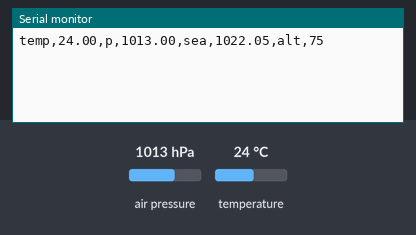
The sketch below on a simulated Arduino Uno, built with avr-gcc and run on an emulated ATmega328P. Parts: the last lines printed to the serial monitor. Inputs (shaded band) come from the test bench; at power-on: air pressure 1013 hPa, temperature 24 °C.

Above: at 18.0 s.
18.1 s: air pressure set to 952 hPa
At 20.5 s:
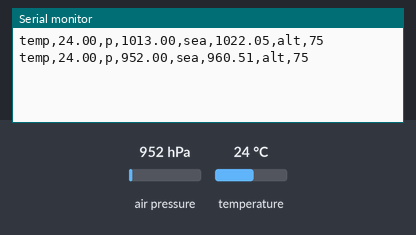
33.1 s: temperature set to 12 °C
At 40.6 s:
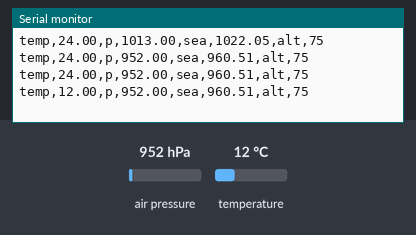
48.1 s: air pressure set to 975 hPa
At 50.6 s:
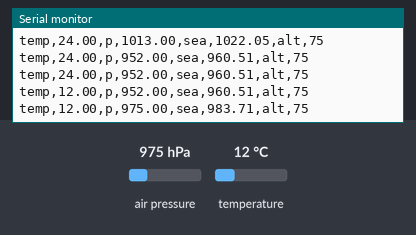
Timing chart, 0 to 52.1 s (numbered marks = the images above; inputs shaded):
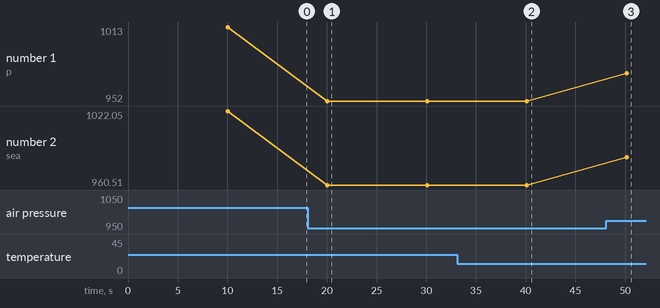

The sketch:

BMP180.ino
```cpp
// Based on SparkFun example ...

#include <SFE_BMP180.h>
#include <Wire.h>

SFE_BMP180 pressure;

#define ALTITUDE 75.0 // Altitude of home

void setup()
{
  Serial.begin(9600);

  // Initialize the sensor (it is important to get calibration values stored on the device).

  if (!pressure.begin())
  {
    // Oops, something went wrong, this is usually a connection problem,
    // see the comments at the top of this sketch for the proper connections.

    Serial.println("BMP180 init fail\n\n");
    while(1); // Pause forever.
  }
}

void loop()
{
  char status;
  double t, p, sea, a;

  delay(10000);

  status = pressure.startTemperature();
  if (status == 0)
  {
    Serial.println("error starting temperature measurement");
    return;
  }

  // Wait for the measurement to complete:
  delay(status);

  // Retrieve the completed temperature measurement:
  // Note that the measurement is stored in the variable T.
  // Function returns 1 if successful, 0 if failure.

  status = pressure.getTemperature(t);
  if (status == 0) {
    Serial.println("error retrieving temperature measurement");
    return;
  }

  status = pressure.startPressure(3);
  if (status == 0)
  {
    Serial.println("error retrieving temperature measurement");
    return;
  }

  // Wait for the measurement to complete:
  delay(status);

  status = pressure.getPressure(p,t);
  if (status == 0)
  {
    Serial.println("error retrieving pressure measurement");
    return;
  }

  sea = pressure.sealevel(p,ALTITUDE);

  // Print out the measurement:
  Serial.print("temp,");
  Serial.print(t,2);

  Serial.print(",p,");
  Serial.print(p,2);

  Serial.print(",sea,");
  Serial.print(sea,2);

  Serial.print(",alt,");
  Serial.print(ALTITUDE,0);

  Serial.println("");
}

// FIN
```

Measured:
- after the input at 18.1 s, the serial monitor: prints a new line after 2.0 s (image 1)
- after the input at 33.1 s, the serial monitor: prints a new line after 7.0 s (image 2)
- after the input at 48.1 s, the serial monitor: prints a new line after 2.1 s (image 3)
- plotted number 1: 1013 → 952 after the input at 18.1 s, 952 → 975 after the input at 48.1 s
- plotted number 2: 1022.05 → 960.51 after the input at 18.1 s, 960.51 → 983.71 after the input at 48.1 s
